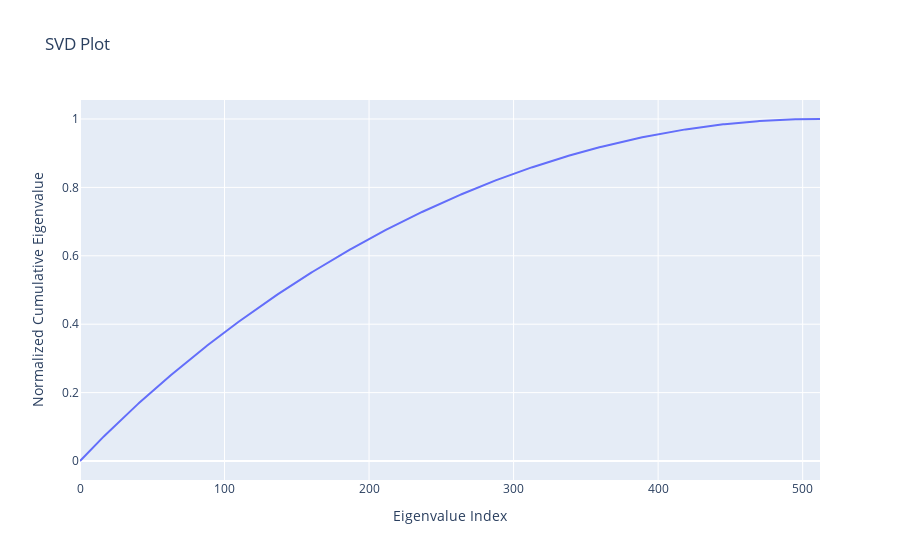

Source (notebook cell):
### Code cell
plot(high_rank_matrix)

### Figure 1 — Plotly figure (JSON) as saved in the notebook; plotly's stock layout.template omitted (floating-point values rounded to 4 significant figures; data arrays with more than 128 entries replaced by an {"elided": "..."} marker saying what was removed)
{"data": [{"hovertemplate": "Eigenvalue Index=%{x}<br>Normalized Cumulative Eigenvalue=%{y}<extra></extra>", "legendgroup": "", "line": {"color": "#636efa", "dash": "solid"}, "marker": {"symbol": "circle"}, "mode": "lines", "name": "", "orientation": "v", "showlegend": false, "x": {"elided": "513 int values"}, "xaxis": "x", "y": {"elided": "513 float values"}, "yaxis": "y", "type": "scatter"}], "layout": {"xaxis": {"anchor": "y", "domain": [0.0, 1.0], "title": {"text": "Eigenvalue Index"}}, "yaxis": {"anchor": "x", "domain": [0.0, 1.0], "title": {"text": "Normalized Cumulative Eigenvalue"}}, "legend": {"tracegroupgap": 0}, "title": {"text": "SVD Plot"}}}
